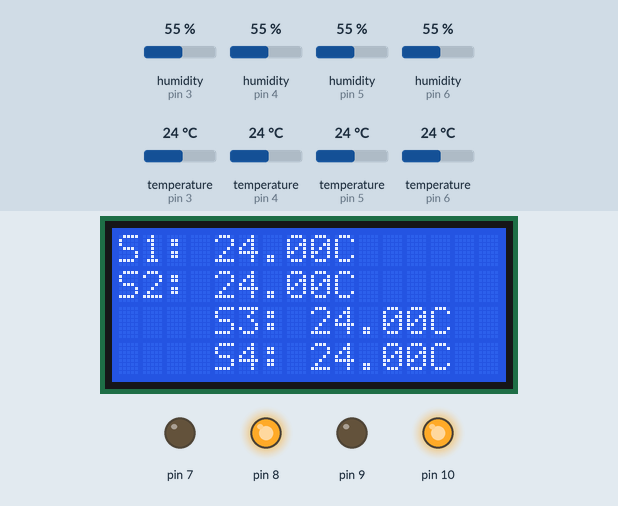
Recording of a sketch running on a simulated Arduino Uno, built with avr-gcc and run on an emulated ATmega328P. Shown: 16×4 character LCD, output pins drawn as LEDs (lit = HIGH). The inputs (shaded band) are chosen by the test bench; at power-on: temperature (sensors on pin 5, pin 3, pin 4, pin 6) 24 °C, humidity (sensors on pin 3, pin 4, pin 5, pin 6) 55 %.

Above: at 1.2 s.
1.3 s: temperature (sensor on pin 5) set to 22 °C
At 4.1 s:
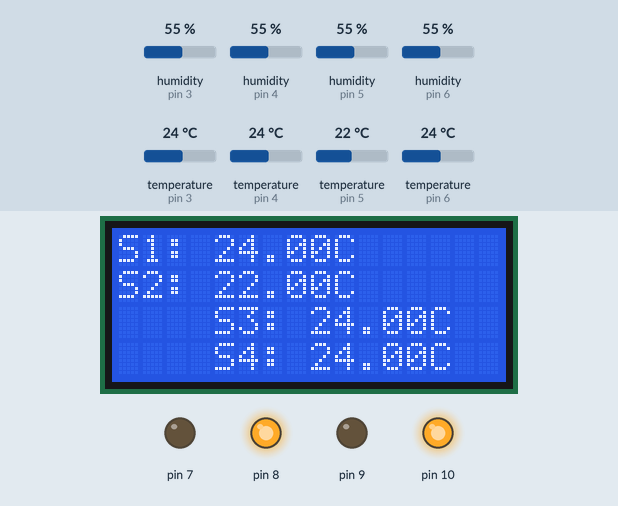
4.6 s: temperature (sensor on pin 5) set to 19 °C
At 6.1 s:
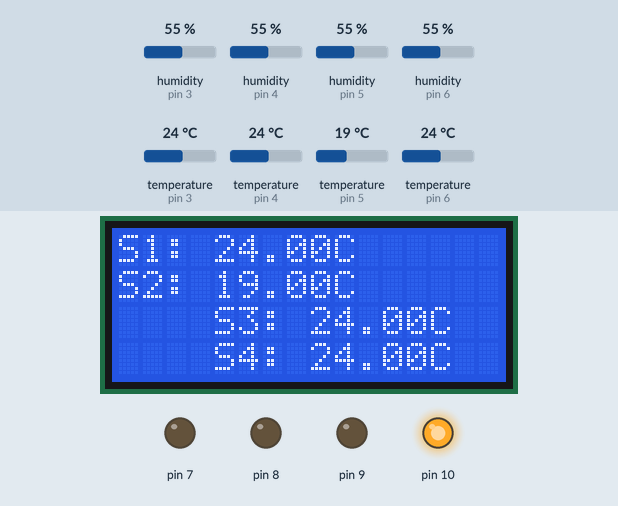
7.9 s: temperature (sensor on pin 3) set to 22 °C
At 9.4 s:
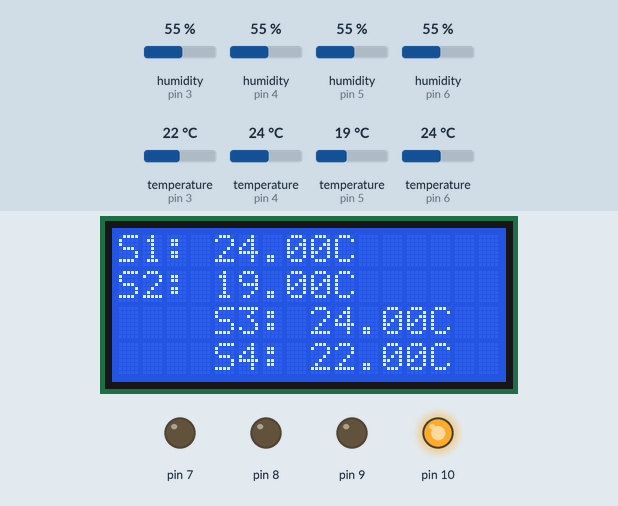
11.2 s: temperature (sensor on pin 3) set to 19 °C
At 13.6 s:
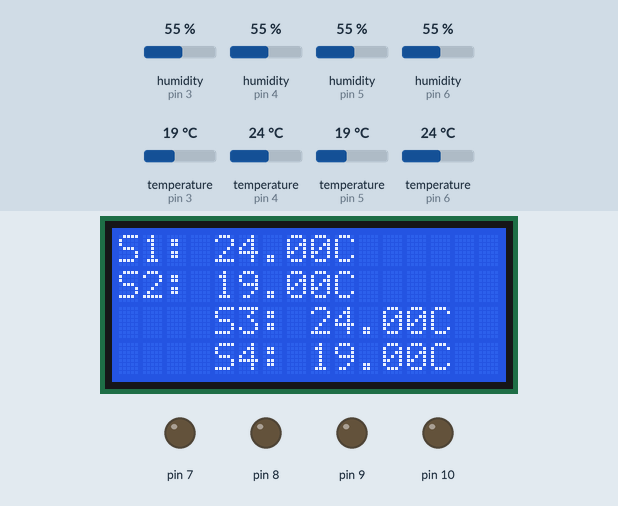
14.7 s: temperature (sensor on pin 4) set to 3 °C
At 16.8 s:
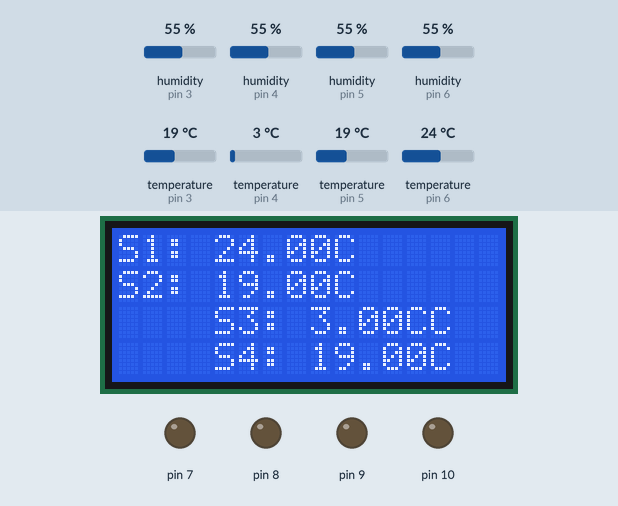
18.0 s: temperature (sensor on pin 6) set to 3 °C
At 22.1 s:
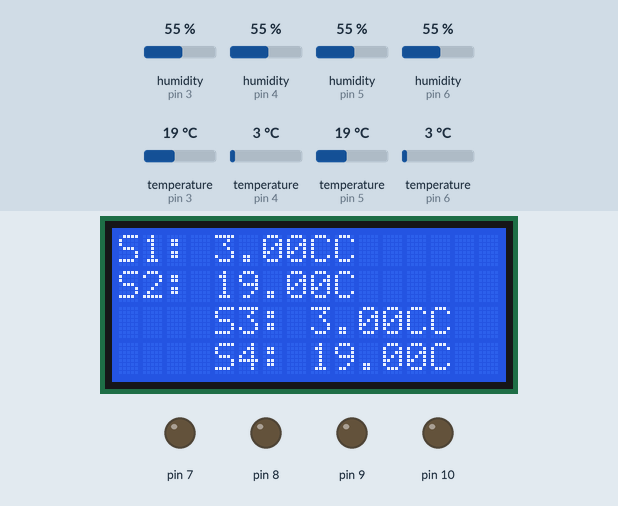
Timing chart, 0 to 23.3 s (numbered marks = the images above; inputs shaded):
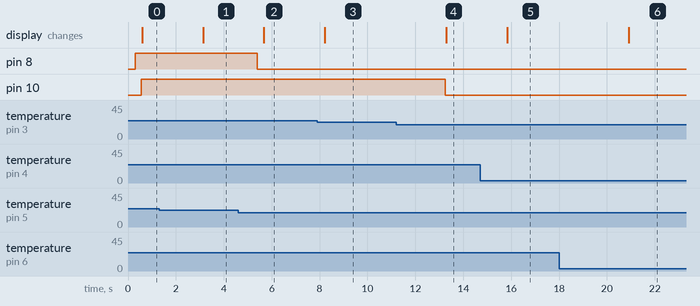

The sketch:

main.ino
```cpp
#include "dht11.hpp"
#include "event.hpp"
#include "relay.hpp"

//------------Config devices --------------------
#define DHTTYPE DHT11   // DHT 11

DHT11Sensor temp_sensors[4] = {DHT11Sensor(6, DHT11),DHT11Sensor(5, DHT11), DHT11Sensor(4, DHT11), DHT11Sensor(3, DHT11)};
Relay relays[4] = {Relay{7, 0}, Relay{8, 0}, Relay{9, 0}, Relay{10, 0}};


#define _LCD_TYPE 1
#include <LCD_1602_RUS.h>
LCD_1602_RUS lcd(0x27, 16, 4);


SensorData sensor_data[4] = {SensorData{0.0f, 0.0f}, SensorData{0.0f, 0.0f}, SensorData{0.0f, 0.0f}, SensorData{0.0f, 0.0f}};
Event<SensorData> events[5] = {
  Event<SensorData>(
    [](const SensorData& data) { return data.temperature >= 25.0f; },
    []() { OnRelay(relays[0]); },
    []() { OffRelay(relays[0]); }
  ),
  Event<SensorData>(
    [](const SensorData& data) { return data.temperature <= 20.0f; },
    []() { OnRelay(relays[1]); },
    []() { OffRelay(relays[1]); }
  ),
  Event<SensorData>(
    [](const SensorData& data) { return data.temperature >= 25.0f; },
    []() { OnRelay(relays[2]); },
    []() { OffRelay(relays[2]); }
  ),
  Event<SensorData>(
    [](const SensorData& data) { return data.temperature <= 20.0f; },
    []() { OnRelay(relays[3]); },
    []() { OffRelay(relays[3]); }
  ),
  Event<SensorData>(
    [](const SensorData& data) { return data.temperature >= 25.0f; },
    []() { OnRelay(relays[4]); },
    []() { OffRelay(relays[4]); }
  )
};


void setup() {
  for(int i = 0; i < 4; ++i){
    temp_sensors[i].begin();
  }
  pinMode(7, OUTPUT);
  pinMode(8, OUTPUT);
  pinMode(9, OUTPUT);
  pinMode(10, OUTPUT);

  lcd.begin();
  lcd.backlight();
  lcd.setCursor(0, 0);
}


void loop() {
  for(int i = 0; i < 4; ++i){
    temp_sensors[i].readData();
    delay(50);
    sensor_data[i].temperature = temp_sensors[i].getTempC();
    sensor_data[i].humidity = temp_sensors[i].getTempHum();
    delay(50);
    events[i].handleEvent(sensor_data[i]);
  }

  //logging to lcd console
  for(int i = 0; i < 4; ++i){
    lcd.setCursor(0, i);
    lcd.print("S");
    lcd.print(i + 1);
    lcd.print(": ");
    lcd.print(sensor_data[i].temperature);
    lcd.print("C");
  }
  delay(2000);
}
```

dht11.hpp
```cpp
//------------Config DHT11 --------------------
#pragma once
#include "DHT.h"

class DHT11Sensor {
private:
    DHT dht;
    float humidity;
    float temperatureC;
    float temperatureF;
    float heatIndexC;
    float heatIndexF;

public:
    DHT11Sensor(uint8_t pin, uint8_t type) : dht(pin, type), humidity(NAN), temperatureC(NAN), temperatureF(NAN), heatIndexC(NAN), heatIndexF(NAN) {dht.begin();}


    float getTempC() noexcept{
      return temperatureC;
    }

    float getTempHum() noexcept{
      return humidity;
    }

    void begin() noexcept{
        dht.begin();
    }

    void readData() noexcept{
        humidity = dht.readHumidity();
        temperatureC = dht.readTemperature();
        temperatureF = dht.readTemperature(true);

        Serial.println(temperatureC);

        if (isnan(humidity) || isnan(temperatureC) || isnan(temperatureF)) {
            Serial.println(F("Failed to read from DHT sensor!"));
            return;
        }

        heatIndexC = dht.computeHeatIndex(temperatureC, humidity, false);
        heatIndexF = dht.computeHeatIndex(temperatureF, humidity);
    }

    void printDataToSerial() noexcept{
        Serial.print(F("Влажность: "));
        Serial.print(humidity);
        Serial.print(F("%  Температура: "));
        Serial.print(temperatureC);
        Serial.print(F("°C "));
        Serial.print(temperatureF);
        Serial.print(F("°F  Индекс тепла: "));
        Serial.print(heatIndexC);
        Serial.print(F("°C "));
        Serial.print(heatIndexF);
        Serial.println(F("°F"));
    }
};
```

event.hpp
```cpp
//------------Config Event--------------------
struct SensorData {
  float temperature;
  float humidity;
};

template<typename T>
class Event {
public:
  typedef int (*Predicate)(const T&);
  typedef void (*Action)();

  Event(Predicate pred, Action trueAct, Action falseAct)
    : predicate(pred), action1(trueAct), action2(falseAct) {}

  void handleEvent(T& data) noexcept {
    if (predicate(data)) {
      action2();
    } else {
      action1();
    }
  }

private:
  Predicate predicate;
  Action action1;
  Action action2;
};
```

relay.hpp
```cpp
//------------Config Relay --------------------
#pragma once

struct Relay{
  unsigned pin_;
  char state_;
};

void OnRelay(Relay& rel) noexcept{
  rel.state_ = 1;
  digitalWrite(rel.pin_, HIGH);
}


void OffRelay(Relay& rel) noexcept{
  rel.state_ = 0;
  digitalWrite(rel.pin_, LOW);
}

void SwapRelay(Relay& rel) noexcept{
  if(rel.state_ == 0){
    OnRelay(rel);
  }

  else{
    OffRelay(rel);
  }
}

char isRelayOn(Relay& rel) noexcept{
  return rel.state_;
}
```

Measured:
- the behaviour switches between 21 and 20 °C on temperature (sensor on pin 5) (found by bisection; images 1 and 2)
- the behaviour switches between 21 and 20 °C on temperature (sensor on pin 3) (found by bisection; images 3 and 4)
- after the input at 1.3 s, the display: changes after 1.8 s (image 1)
- after the input at 4.6 s, pin 8: HIGH → LOW after 0.79 s; the display: changes after 1.1 s (image 2)
- after the input at 7.9 s, the display: changes after 0.32 s (image 3)
- after the input at 11.2 s, pin 10: HIGH → LOW after 2.0 s; the display: changes after 2.1 s (image 4)
- after the input at 14.7 s, the display: changes after 1.1 s (image 5)
- after the input at 18.0 s, the display: changes after 2.9 s (image 6)
